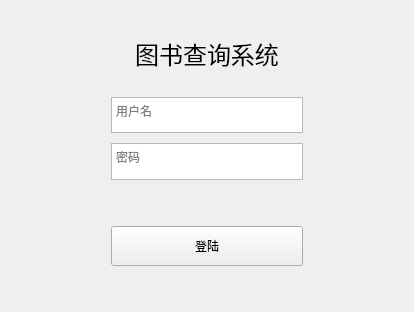
<?xml version="1.0" encoding="UTF-8"?>
<ui version="4.0">
 <class>MainWindow</class>
 <widget class="QMainWindow" name="MainWindow">
  <property name="geometry">
   <rect>
    <x>0</x>
    <y>0</y>
    <width>414</width>
    <height>312</height>
   </rect>
  </property>
  <property name="windowTitle">
   <string>MainWindow</string>
  </property>
  <widget class="QWidget" name="centralWidget">
   <layout class="QVBoxLayout" name="verticalLayout">
    <item>
     <spacer name="verticalSpacer_2">
      <property name="orientation">
       <enum>Qt::Vertical</enum>
      </property>
      <property name="sizeHint" stdset="0">
       <size>
        <width>20</width>
        <height>40</height>
       </size>
      </property>
     </spacer>
    </item>
    <item>
     <layout class="QVBoxLayout" name="verticalLayout_4" stretch="0,0,0,0,0,0">
      <property name="spacing">
       <number>10</number>
      </property>
      <property name="sizeConstraint">
       <enum>QLayout::SetNoConstraint</enum>
      </property>
      <property name="leftMargin">
       <number>100</number>
      </property>
      <property name="topMargin">
       <number>0</number>
      </property>
      <property name="rightMargin">
       <number>100</number>
      </property>
      <property name="bottomMargin">
       <number>10</number>
      </property>
      <item>
       <widget class="QLabel" name="title">
        <property name="font">
         <font>
          <pointsize>18</pointsize>
         </font>
        </property>
        <property name="text">
         <string>图书查询系统</string>
        </property>
        <property name="alignment">
         <set>Qt::AlignCenter</set>
        </property>
       </widget>
      </item>
      <item>
       <spacer name="verticalSpacer_4">
        <property name="orientation">
         <enum>Qt::Vertical</enum>
        </property>
        <property name="sizeHint" stdset="0">
         <size>
          <width>20</width>
          <height>20</height>
         </size>
        </property>
       </spacer>
      </item>
      <item>
       <widget class="QTextEdit" name="teUsername">
        <property name="minimumSize">
         <size>
          <width>0</width>
          <height>30</height>
         </size>
        </property>
        <property name="maximumSize">
         <size>
          <width>16777215</width>
          <height>40</height>
         </size>
        </property>
        <property name="layoutDirection">
         <enum>Qt::LeftToRight</enum>
        </property>
        <property name="undoRedoEnabled">
         <bool>true</bool>
        </property>
        <property name="lineWrapMode">
         <enum>QTextEdit::WidgetWidth</enum>
        </property>
        <property name="placeholderText">
         <string>用户名</string>
        </property>
       </widget>
      </item>
      <item>
       <widget class="QTextEdit" name="tePassword">
        <property name="minimumSize">
         <size>
          <width>0</width>
          <height>30</height>
         </size>
        </property>
        <property name="maximumSize">
         <size>
          <width>16777215</width>
          <height>40</height>
         </size>
        </property>
        <property name="placeholderText">
         <string>密码</string>
        </property>
       </widget>
      </item>
      <item>
       <spacer name="verticalSpacer">
        <property name="orientation">
         <enum>Qt::Vertical</enum>
        </property>
        <property name="sizeHint" stdset="0">
         <size>
          <width>20</width>
          <height>40</height>
         </size>
        </property>
       </spacer>
      </item>
      <item>
       <widget class="QPushButton" name="btnLogin">
        <property name="minimumSize">
         <size>
          <width>0</width>
          <height>40</height>
         </size>
        </property>
        <property name="maximumSize">
         <size>
          <width>16777215</width>
          <height>40</height>
         </size>
        </property>
        <property name="text">
         <string>登陆</string>
        </property>
       </widget>
      </item>
     </layout>
    </item>
    <item>
     <spacer name="verticalSpacer_3">
      <property name="orientation">
       <enum>Qt::Vertical</enum>
      </property>
      <property name="sizeHint" stdset="0">
       <size>
        <width>20</width>
        <height>40</height>
       </size>
      </property>
     </spacer>
    </item>
   </layout>
  </widget>
 </widget>
 <layoutdefault spacing="6" margin="11"/>
 <resources/>
 <connections/>
</ui>
